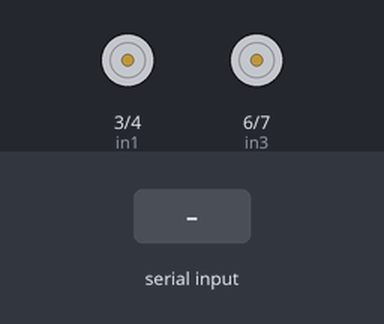
Recording of a sketch running on a simulated Arduino Uno, built with avr-gcc and run on an emulated ATmega328P. Shown: motor-driver pin pairs drawn as motors (green arrow = first pin HIGH = forward, orange = second pin HIGH = backward, longer = more drive, scaled by the enable pin). Inputs (shaded band) come from the test bench.

Above: at 1.2 s.
1.3 s: "W" received over Serial
At 2.1 s:
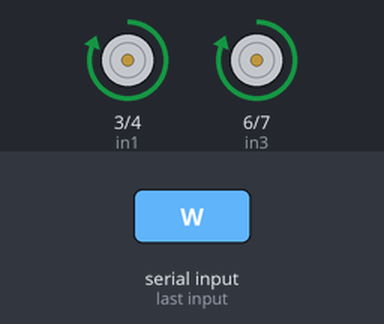
2.8 s: "S" received over Serial
At 3.2 s:
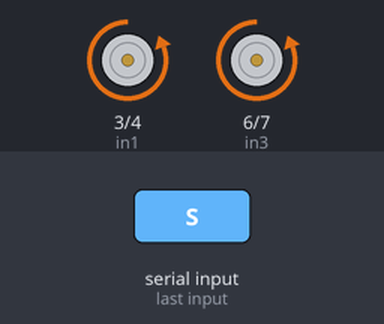
4.3 s: "A" received over Serial
At 5.5 s:
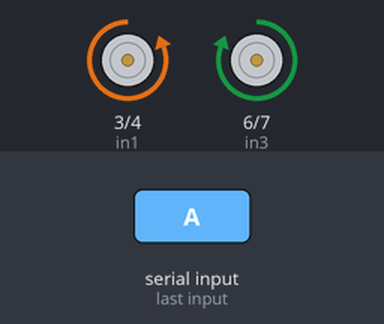
5.8 s: "D" received over Serial
At 6.7 s:
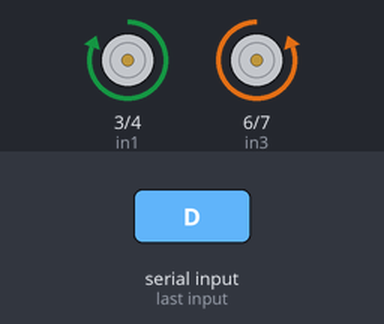
7.3 s: "1" received over Serial
At 7.9 s:
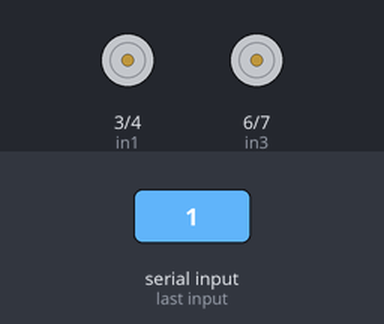
Timing chart, 0 to 9.8 s (numbered marks = the images above; inputs shaded):
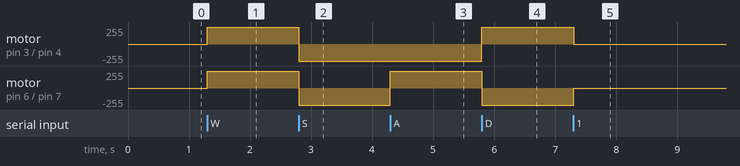

The sketch:

Year3_project_Track_movement.ino
```cpp
int in1 = 3, in2 = 4, enA = 5, in3 = 6, in4 = 7, enB = 9; // Different motor pins

void setup() {
  pinMode(in1, OUTPUT), pinMode(in2, OUTPUT), pinMode(enA, OUTPUT); //Motor One
  pinMode(in3, OUTPUT), pinMode(in4, OUTPUT), pinMode(enB, OUTPUT); //Motor Two
}

void loop() { // Start the loop
  Serial.begin(9600); // Connect to serial for the use of bluetooth
  if(Serial.available() > 0){ // Check if the serial is connected
    int Direction = Serial.read(); // Read from the serial
    switch(Direction){ // Get which direction to go
      case 'W':
      Forward();
      break;

      case 'S':
      Reverse();
      break;

      case 'A':
      Left();
      break;

      case 'D':
      Right();
      break;

      default: // Make sure the robot stops moving when nothing is sent across
      Stop();
      break;
    }
  }
}

void Forward(){
  digitalWrite(in1, HIGH), digitalWrite(in2, LOW), analogWrite(enA, 255); // Turn both motors on and forward
  digitalWrite(in3, HIGH), digitalWrite(in4, LOW), analogWrite(enB, 255);
}

void Reverse(){
  digitalWrite(in1, LOW), digitalWrite(in2, HIGH), analogWrite(enA, 255); // Turn both motors on and backwards
  digitalWrite(in3, LOW), digitalWrite(in4, HIGH), analogWrite(enB, 255);
}

void Left(){
  digitalWrite(in1, LOW), digitalWrite(in2, HIGH), analogWrite(enA, 255); // Turn both motors on left backwards right forwards
  digitalWrite(in3, HIGH), digitalWrite(in4, LOW), analogWrite(enB, 255);
}

void Right(){
  digitalWrite(in1, HIGH), digitalWrite(in2, LOW), analogWrite(enA, 255); // Turn both motors on left forward right backwards
  digitalWrite(in3, LOW), digitalWrite(in4, HIGH), analogWrite(enB, 255);
}

void Stop(){
  digitalWrite(in1, LOW), digitalWrite(in2, LOW), analogWrite(enA, 255); // Turn both motors off
  digitalWrite(in3, LOW), digitalWrite(in4, LOW), analogWrite(enB, 255);
}
```

Measured:
- after the input at 1.3 s, motor on pin 3 (in1) / pin 4 (in2), motor on pin 6 (in3) / pin 7 (in4): stopped → forward 255/255 at once
- after the input at 2.8 s, motor on pin 3 (in1) / pin 4 (in2), motor on pin 6 (in3) / pin 7 (in4): forward 255/255 → backward 255/255 at once
- after the input at 4.3 s, motor on pin 6 (in3) / pin 7 (in4): backward 255/255 → forward 255/255 at once
- after the input at 5.8 s, motor on pin 3 (in1) / pin 4 (in2): backward 255/255 → forward 255/255 at once; motor on pin 6 (in3) / pin 7 (in4): forward 255/255 → backward 255/255 at once
- after the input at 7.3 s, motor on pin 3 (in1) / pin 4 (in2): forward 255/255 → stopped at once; motor on pin 6 (in3) / pin 7 (in4): backward 255/255 → stopped at once
